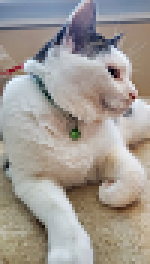
#> input picture jelly.png, 50 x 88 px, found by its file name (shown 3 times larger)
$ python 240718.py
#> lines starting #> are read from the running program, lines starting #| are printed output that depends on the picture
# lec6 행렬
import numpy as np

# 두 개의 벡터를 합쳐 행렬 생성
matrix = np.column_stack((np.arange(1, 5), np.arange(12, 16))) # numpy.ndarray
matrix = np.vstack((np.arange(1, 5), np.arange(12, 16)))

np.zeros(5)
np.zeros((5,4))
np.arange(1, 5).reshape((2,2))
# -1 통해서 크기를 자동으로 결정할 수 있음
np.arange(1, 7).reshape((2, -1))

# 0에서부터 99까지 수 중 랜덤하게 50개 숫자를 뽑아서 5 by 10 행렬을 만드세요(정수)
np.random.seed(2024)
mat_a = np.random.randint(0, 100, 50).reshape((5, 10), order = "F") # F는 열대로 채워짐
mat_a[2, 3]
mat_a[0:2, 3] # 행은 0, 1 두 개, 행은 3인 수들
mat_a[1:3, 1:4]
mat_a[3, ] # 행자리, 열자리 비어있는 경우 전체 행 또는 열 선택
mat_a[3,:]
mat_a[3,::2]

mat_b = np.arange(1, 101).reshape((20, -1))
mat_b[1::2,:]
mat_b[[1, 4, 6, 14], ]

# 필터링
x = np.arange(1, 11).reshape((5, 2)) * 2
# 첫 번째 열에서 첫 번째, 두 번째, 다섯 번째 행의 원소 반환
filtered_elements = x[[True, True, False, False, True], 0]
# 디멘션이 2차원(행렬)에서 1차원(벡터)으로 변함
mat_b[:,1] # 1차원
mat_b[:,[1]] # 2차원
mat_b[:,1:2] # 2차원
mat_b[:,(1,)] # 2차원
mat_b[:,1].reshape(-1,1)
mat_b[mat_b[:,1]%7 == 0,:]

# 사진은 행렬
import matplotlib.pyplot as plt

# 난수 생성하여 3x3 크기의 행렬 생성
np.random.seed(2024)
img1 = np.random.rand(3, 3)

# 행렬을 이미지로 표시
# 0에 가까울수록 검은색, 1에 가까울수록 흰색
plt.imshow(img1, cmap='gray', interpolation='nearest') # 숫자를 색으로 변환
plt.colorbar
plt.show()
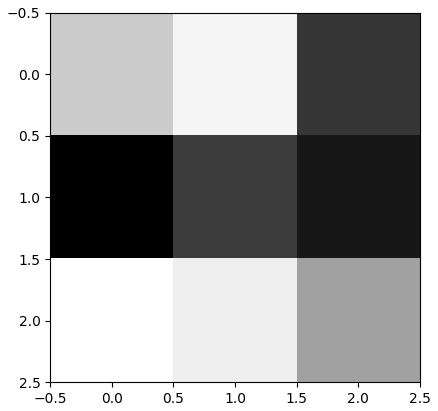
#> figure drawn by matplotlib, 1 panel
plt.clf()

a = np.random.randint(0, 256, 20).reshape(4, -1)
a/255
plt.imshow(a/255, cmap='gray', interpolation='nearest') # 숫자를 색으로 변환
plt.colorbar
plt.show()
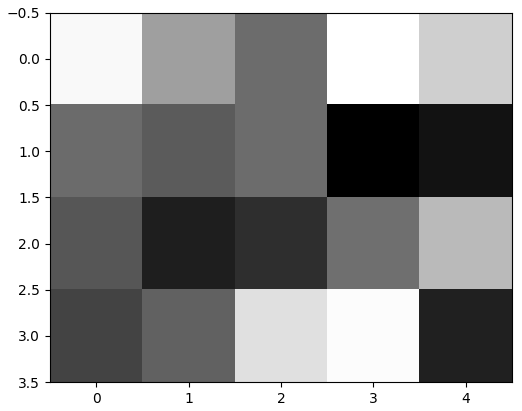
#> figure drawn by matplotlib, 1 panel
plt.clf()

import urllib.request
img_url = "https://bit.ly/3ErnM2Q"
urllib.request.urlretrieve(img_url, "jelly.png")
#> (this line was passed over: the network is not available in this run)

import imageio
# 이미지 읽기
jelly = imageio.imread("C:/Users/User/Documents/LSBigDataSchool/lsbigdata_project1/jelly.png")
#> jelly is the input picture: shape (88, 50, 4); mean R, G, B, A 160.6, 154, 147.6, 255
print("이미지 클래스:", type(jelly)) # numpy.ndarray
#| 이미지 클래스: <class 'numpy.ndarray'>
print("이미지 차원:", jelly.shape) # (88, 50, 4) 88x50이 4장 겹쳐있음(3차원)
#| 이미지 차원: (88, 50, 4)
print("이미지 첫 4x4 픽셀, 첫 번째 채널:\n", jelly[:4, :4, 0])
#| 이미지 첫 4x4 픽셀, 첫 번째 채널:
#|  [[156 151 146 142]
#|  [118 121 123 121]
#|  [105 107 110 110]
#|  [104 108 110 112]]
# 첫 3개의 채널은 빨강, 녹색, 파랑의 색깔 강도를 숫자로 표현, 마지막 채널은 투명도(opacity)

jelly[:, :, 0].shape #(88, 50)
jelly[:, :, 0].transpose().shape #(50, 88)

plt.imshow(jelly)
plt.imshow(jelly[:, :, 0].transpose())
plt.imshow(jelly[:, :, 0]) # R
plt.imshow(jelly[:, :, 1]) # G
plt.imshow(jelly[:, :, 2]) # B
plt.imshow(jelly[:, :, 3]) # 투명도
plt.axis('off') # 축 정보 없애기
plt.show()
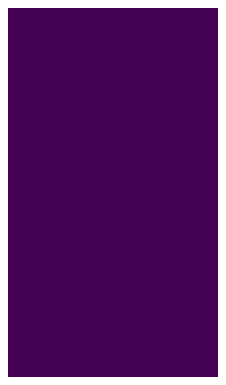
#> figure drawn by matplotlib, 1 panel
plt.clf()

# 3차원 배열
# 두 개의 2x3 행렬 생성
mat1 = np.arange(1, 7).reshape(2, 3)
mat2 = np.arange(7, 13).reshape(2, 3)

my_array = np.array([mat1, mat2])
my_array.shape # (2, 2, 3) 2행 3열이 2장

first_slice = my_array[0, :, :]

filtered_slice = my_array[:, :, :-1] # 열 첫 번째에서 마지막 2번째까지만 출력(마지막 열 제외)

filtered_slice2 = my_array[:, :, [0,2]]
filtered_slice2 = my_array[:, :, ::2]

filtered_slice3 = my_array[:, 0, :]
filtered_slice3.shape # 2차원 (2, 3)
filtered_slice3 = my_array[:, ::2, :] # 3차원 (2, 1, 3)
filtered_slice3.shape

filtered_slice4 = my_array[0, 1, [1,2]]
filtered_slice4 = my_array[0, 1, 1:3]

mat_x = np.arange(1, 101).reshape((5, 5, 4))
mat_y = np.arange(1, 101).reshape((10, 5, 2))
mat_y = np.arange(1, 101).reshape((-1, 5, 2))

my_array2 = np.array([my_array, my_array])
my_array2.shape # (2, 2, 2, 3) 2행 3열이 2장이 2번 겹쳐져 있다.
my_array2[0, :, :, :]
len(jelly)
jelly.shape # (88, 50, 4)

# numpy 배열 메서드
a = np.array([[1, 2, 3], [4, 5, 6]])
a.sum() # np.int64(21)
a.sum(axis=0) # array([5, 7, 9]), 열
a.sum(axis=1) # array([ 6, 15]), 행
a.mean() # np.float64(3.5)
a.mean(axis=0) # array([2.5, 3.5, 4.5])
a.mean(axis=1) # array([2., 5.])

mat_b = np.random.randint(0, 100, 50).reshape((5, -1))
mat_b.max() # 가장 큰 수
mat_b.max(axis=0) # 열별로 가장 큰 수
mat_b.max(axis=1) # 행별로 가장 큰 수

a = np.array([1, 3, 2, 5]).reshape((2,2))
a.cumsum() # 누적 합 array([ 1,  4,  6, 11])
a.cumprod() # 누적 곱 array([ 1,  3,  6, 30])

mat_b.cumsum(axis=1) # 사이즈 동일
mat_b.cumprod(axis=1)
mat_b.reshape((2, 5, 5)) # 3차원(대괄호 개수가 차원의 개수)
mat_b.flatten() # 다차원을 하나로 펴줌(1차원)

d = np.array([1, 2, 3, 4, 5])
d.clip(2, 4) # 최소값 기준으로 최소값보다 작은 수는 최소값으로,
             # 최대값 기준으로 최대값보다 큰 수는 최대값으로 바꿈.
d.tolist() # [1, 2, 3, 4, 5] 리스트로 됨(array가 빠짐)

# 균일확률변수 만들기
np.random.rand(1)
def X(num):
    return np.random.rand(num)

# X(1) X(1) X(1) / X(3) -> 독립적

# 베르누이 확률변수 모수: p 만들어보세요!
def Y(p):
    x = np.random.rand(1)
    return np.where(x < p, 1, 0)

def Y(num, p):
    x = np.random.rand(num)
    return np.where(x < p, 1, 0)

sum(Y(num=100, p=0.5))/100
Y(10000, 0.5).mean()

# 새로운 확률변수 가질 수 있는 값: 0, 1, 2
# 확률: 20%, 50%, 30%

def Z(num, p, q):
    x = np.random.rand(num)
    return np.where(x < p, 0, np.where(x < q, 1, 2))

Z(100, 0.2, 0.7).mean()
# 0.7(0.2 + 0.5)인 게 중요!

p = np.array([0.2, 0.5, 0.3])
def Z(p):
    x = np.random.rand(1)
    p_cumsum = p.cumsum()
    return np.where(x < p_cumsum[0], 0, np.where(x < p_cumsum[1], 1, 2))

Z(p)

# E[X]
sum(np.arange(4) * np.array([1, 2, 2, 1])/6)

# 전체 나온 것의 x가 나온 비율(p)
def Z():
    x = np.random.rand(1)
    p_cumsum = p.cumsum()
    return np.where(x < p_cumsum[0], 0, np.where(x < p_cumsum[1], 1, 2))

p = np.array([0.2, 0.5, 0.3])
Z()
